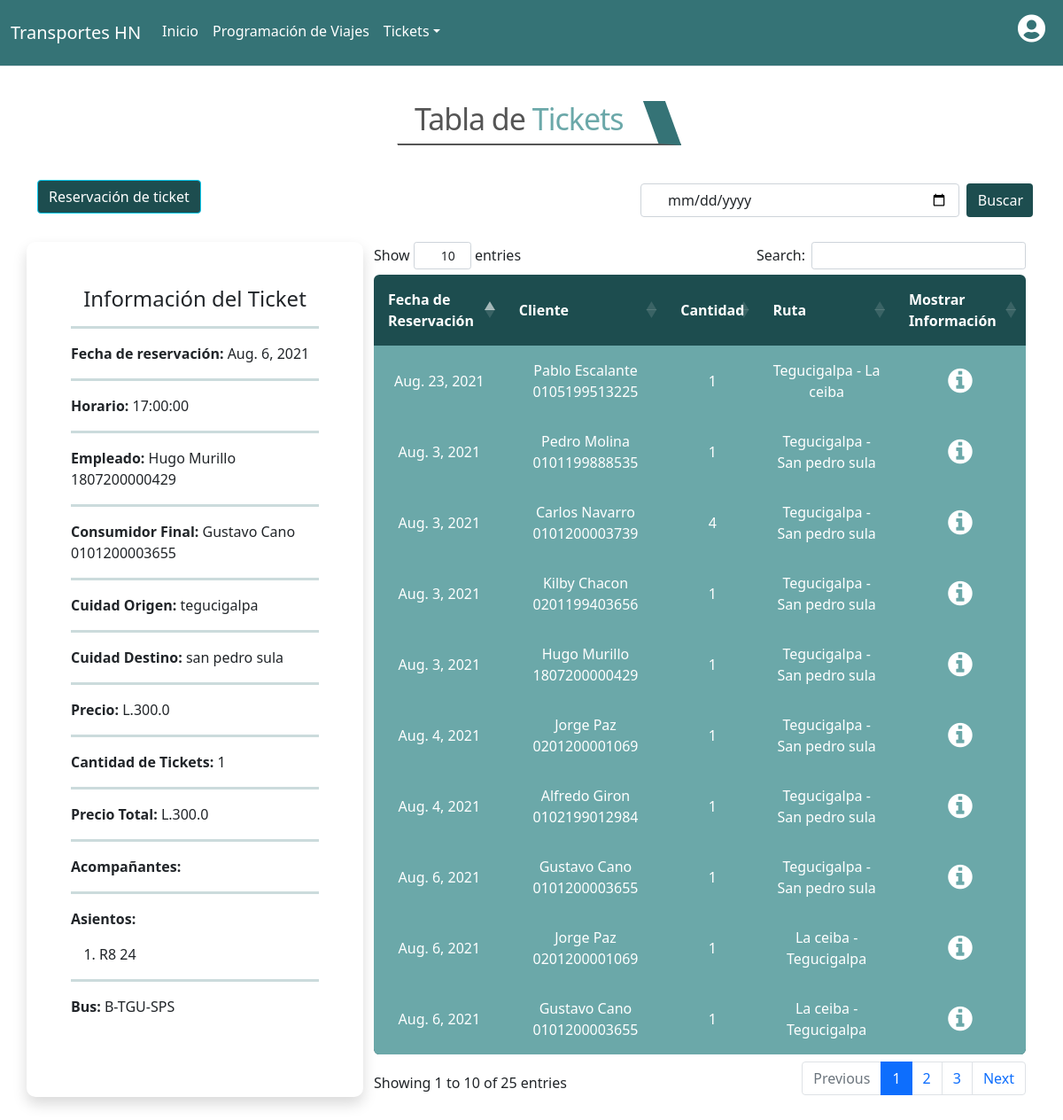
Page /transportAgency/details/97 on the earlier database version.
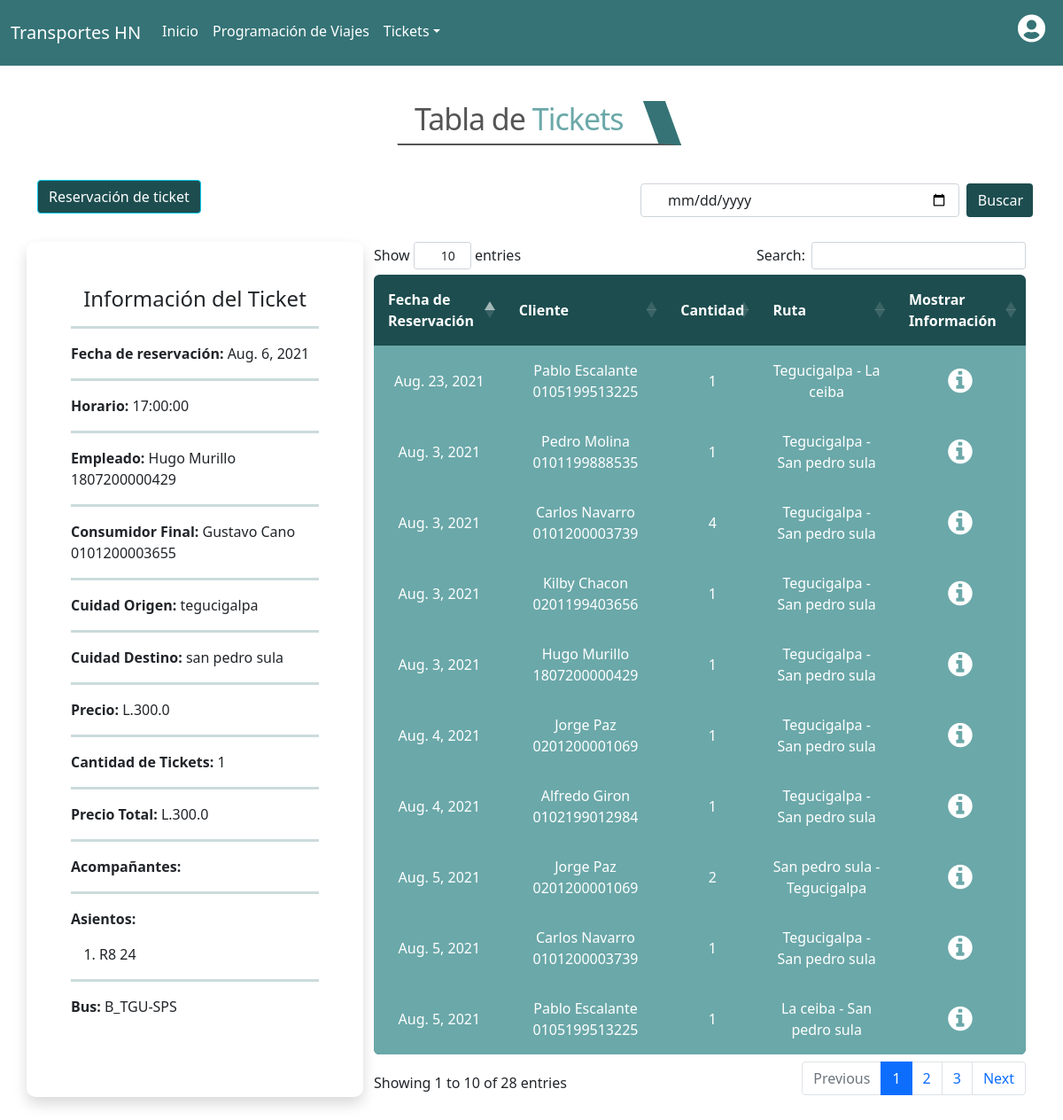
Same page on the later database version.
### app_transportAgency/models.py (models this page shows, shortened)
class Seating(models.Model):
    name_seating = models.CharField(max_length=3)
    def __str__(self):
        return f'{self.name_seating} {self.pk}'

class Ticket(models.Model):
    creation_date      = models.DateTimeField(auto_now_add=True,blank=True, null=True )
    employee           = models.ForeignKey(Client,related_name="employee_ticket", on_delete=models.CASCADE, blank=True, null=True)
    client             = models.ForeignKey(Client,related_name="cliente_ticket", on_delete=models.CASCADE, blank=True, null=True)
    companion          = models.ManyToManyField(Client,related_name="companion_ticket")
    ticket_reservation = models.DateField(blank=True, null=True)
    ticket_available   = models.IntegerField(default=16, blank=True, null=True)
    ticket_quantity    = models.IntegerField(blank=True, null=True) # 3
    total_price        = models.FloatField()
    routes             = models.ForeignKey(Route,on_delete=models.CASCADE, null=True, blank=True)
    trips              = models.ForeignKey(TripScheduling, on_delete=models.CASCADE, null=True, blank=True) #27 ==>
    bus                = models.ForeignKey(Bus, on_delete=models.SET_NULL, null=True, blank=True)
    seating            = models.ManyToManyField(Seating)

class Bus(models.Model):
    name_bus = models.CharField(max_length=50)
    seating  = models.ManyToManyField(Seating)
    def __str__(self):
        return f'{self.name_bus}'
    class Meta:
        verbose_name_plural = 'Buses'

class Client(models.Model):
    dni        = models.CharField(max_length=13,null=True, blank=True)
    first_name = models.CharField(max_length=50,null=True, blank=True)
    last_name  = models.CharField(max_length=50,null=True, blank=True)
    phone      = models.CharField(max_length=50,null=True, blank=True)
    email      = models.CharField(max_length=50,null=True, blank=True)
    user       = models.OneToOneField(User, on_delete=models.CASCADE, null=True, blank=True)
    def __str__(self):
        return f'{self.first_name} {self.last_name} {self.dni}'

class Route(models.Model):
    origin             = models.ForeignKey(City, related_name="origin_city", on_delete=models.CASCADE)
    destiny            = models.ForeignKey(City, related_name="destiny_city", on_delete=models.CASCADE)
    route_time         = models.IntegerField()
    precio             = models.FloatField()
    schedule           = models.ForeignKey(Schedule, on_delete=models.CASCADE, blank=True, null=True)
    bus                = models.ForeignKey(Bus, on_delete=models.SET_NULL, blank=True, null=True)

class City(models.Model):
    name_city = models.CharField(max_length=70)
    def __str__(self):
        return self.name_city
    class Meta:
        verbose_name_plural = 'Cities'

class Schedule(models.Model):
    route_schedule = models.TimeField()
    def __str__(self):
        return f'{self.route_schedule}'

### app_transportAgency/views.py (the view)
# urls.py: path('details/<int:id>', views.info_ticket, name="info_ticket"),
def info_ticket(request, id):
    info = get_object_or_404(Ticket, pk=id)
    q = request.GET.get('q')
    if q:
        tickets = Ticket.objects.filter(ticket_reservation=q)
    else:
        tickets =  Ticket.objects.all().order_by('ticket_reservation')
    return render(request, 'transportAgency/detailsTicket.html', {
        'tickets' : tickets,
        'info'    : info,
    })

### app_transportAgency/templates/transportAgency/detailsTicket.html (shortened to what the changed rows need)
{% extends "base.html" %}
{% load static %}
{% block css %}
    <link rel="stylesheet" href="{% static 'transportAgency/css/table.css' %}">
    <link rel="stylesheet" href="{% static 'transportAgency/css/tittle.css' %}">
    <link rel="stylesheet" href="{% static 'transportAgency/css/i.css' %}">
{% endblock %}
{% block container %}
<div class="container">
    <div class="row justify-content-center m-4">
        <div class="title">
            <h1>Tabla de <span style="color: #6BA8A9;">Tickets</span></h1>
        </div>
    </div>
    <div class="row">
        <div class="shadow col-4" style="padding:50px; border-radius:10px;">
            <div style="text-align:center">
            </div>
            <hr class="hr">
            {% if info %}
                <div>
                    <p><b>Fecha de reservación:</b> {{info.ticket_reservation}}</p>
                    <hr class="hr">
                    <p><b>Horario:</b> {{info.routes.schedule}}</p>
                    <hr class="hr">
                    <p><b>Empleado:</b> {{info.employee}}</p>
                    <hr class="hr">
                    <p><b>Consumidor Final:</b> {{info.client}}</p>
                    <hr class="hr">
                    <p><b>Cuidad Origen:</b> {{info.routes.origin}}</p>
                    <hr class="hr">
                    <p><b>Cuidad Destino:</b> {{info.routes.destiny}}</p>
                    <hr class="hr">
                    <p><b>Precio: </b>L.{{info.routes.precio}}</p>
                    <hr class="hr">
                    <p><b>Cantidad de Tickets:</b> {{info.ticket_quantity}}</p>
                    <hr class="hr">
                    <p><b>Precio Total: </b>L.{{info.total_price}}</p>
                    <hr class="hr">
                    <p>
                        <b>Acompañantes:</b>
                    </p>
                    <hr class="hr">
                    <p>
                        <b>Asientos:</b>
                        <ol>
                            {% for s in info.seating.all  %}
                                <li>{{s}}</li>
                            {% endfor %}
                        </ol>
                    </p>
                    <hr class="hr">
                    <p><b>Bus:</b> {{info.bus}}</p>
                </div>
            {% else %}
                <b><p style="color:#ff0000;">No hay información que mostrar</p></b>
            {% endif %}
        </div>
        <div class="col-8" >
        <table class="rwd-table" id="id_tabla">
            <thead>
                <tr>
                    <th>Fecha de Reservación</th>
                    <th>Cliente</th>
                    <th>Cantidad</th>
                    <th>Ruta</th>
                    <th>Mostrar Información</th>
                </tr>
            </thead>
            <tbody>
                {% for t in tickets %}
                    {% if t.bus %}
                        <tr>
                            <td data-th="reservacion">{{t.ticket_reservation}}</td>
                            <td>{{t.client}}</td>
                            <td>{{t.ticket_quantity}}</td>
                            <td data-th="ruta">{{t.routes.origin | capfirst}} - {{t.routes.destiny | capfirst}}</td>
                            <td>
                                <a href="{% url 'transportAgency:info_ticket' t.pk %}" class="text-white"><span class="fa fa-info-circle fa-2x"></span></a>
                            </td>
                        </tr>
                    {% endif %}
                {% empty %}
                <tr>
                    <td colspan="7">Ningún dato disponible en esta tabla</td>
                </tr>
                {% endfor %}
            </tbody>
        </table>
        </div>
    </div>
    <br>
    <br>
</div>
{% endblock container %}

Differences in the rows shown:
no longer on one of the page's lists (row unchanged): Ticket: ticket_reservation "Aug. 6, 2021", client "Gustavo Cano 0101200003655", ticket_quantity "1", routes.origin "Tegucigalpa", routes.destiny "San pedro sula"
no longer on this page (row unchanged): Ticket: ticket_reservation "Aug. 6, 2021", client "Jorge Paz 0201200001069", ticket_quantity "1", routes.origin "La ceiba", routes.destiny "Tegucigalpa"
no longer on this page (row unchanged): Ticket: ticket_reservation "Aug. 6, 2021", client "Gustavo Cano 0101200003655", ticket_quantity "1", routes.origin "La ceiba", routes.destiny "Tegucigalpa"
changed through a linked row, Ticket "Gustavo Cano 0101200003655": bus "B-TGU-SPS" → "B_TGU-SPS"
added Ticket: ticket_reservation "Aug. 5, 2021", client "Jorge Paz 0201200001069", ticket_quantity "2", routes.origin "San pedro sula", routes.destiny "Tegucigalpa"
added Ticket: ticket_reservation "Aug. 5, 2021", client "Carlos Navarro 0101200003739", ticket_quantity "1", routes.origin "Tegucigalpa", routes.destiny "San pedro sula"
added Ticket: ticket_reservation "Aug. 5, 2021", client "Pablo Escalante 0105199513225", ticket_quantity "1", routes.origin "La ceiba", routes.destiny "San pedro sula"
Other differences:
text written by a page script: "Show entries Search: Showing 1 to 10 of 25 entries Previous 1 2 3 Next" → "Show entries Search: Showing 1 to 10 of 28 entries Previous 1 2 3 Next"
